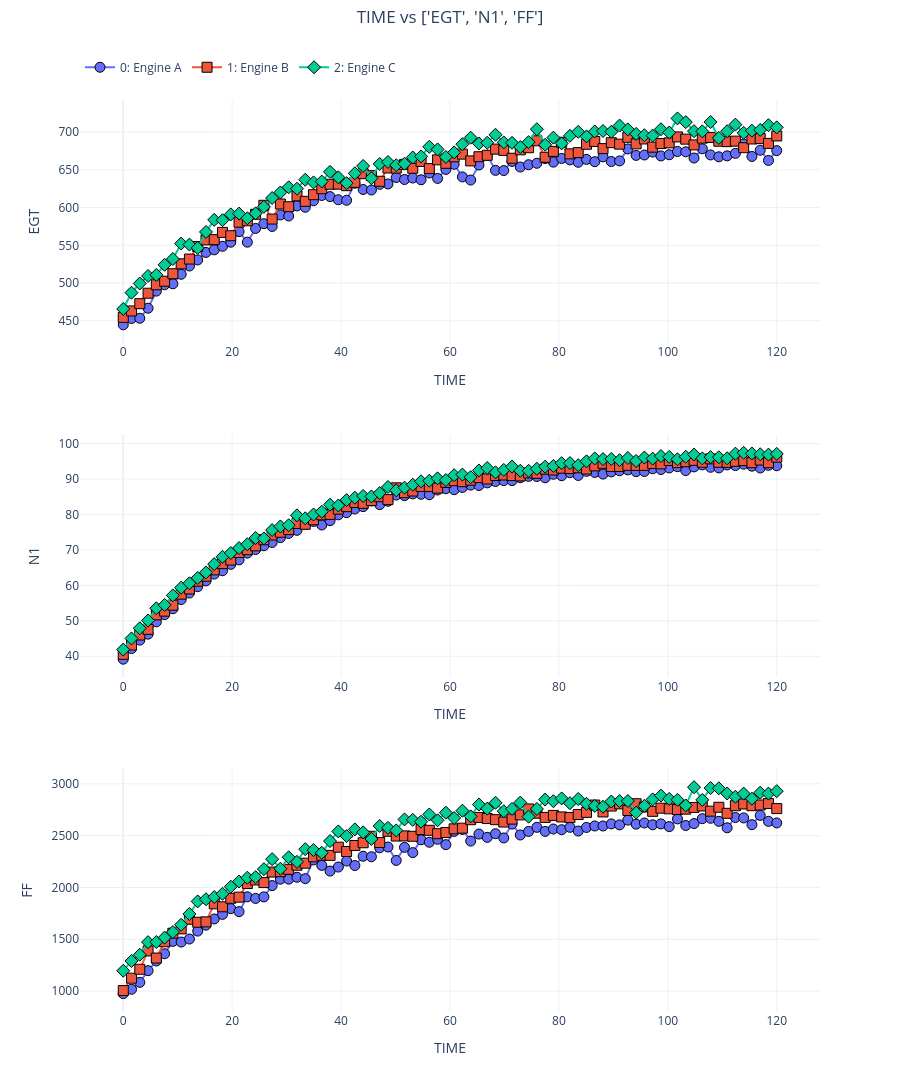

Write notebook code for a chart like this one.
### Code cell
# Force a single column so the three subplots stack vertically
nb.plot('TIME', ['EGT', 'N1', 'FF'], ncols=1, figsize=(9, 11)).show()
